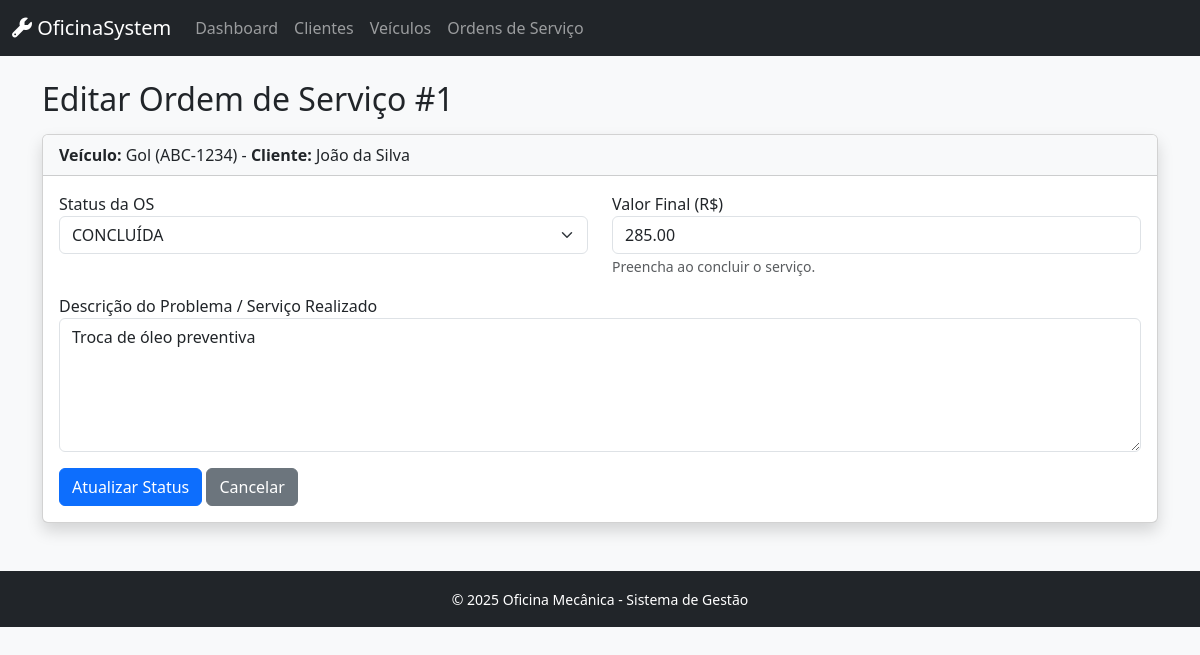
/index.php?controller=os&action=edit&id=1, run on the app's committed database.
### tables this page shows
CREATE TABLE ordens_servico (
    id_os INT AUTO_INCREMENT PRIMARY KEY,
    numero_os VARCHAR(20) UNIQUE NOT NULL,
    id_veiculo INT NOT NULL,
    data_abertura TIMESTAMP DEFAULT CURRENT_TIMESTAMP,
    data_conclusao DATETIME NULL,
    status ENUM('ABERTA', 'EM_ANDAMENTO', 'AGUARDANDO_PECAS', 'CONCLUIDA', 'CANCELADA') DEFAULT 'ABERTA',
    km_veiculo INT,
    defeito_relatado TEXT NOT NULL,
    observacoes TEXT,
    valor_total DECIMAL(10,2) DEFAULT 0.00,
    desconto DECIMAL(10,2) DEFAULT 0.00,
    valor_final DECIMAL(10,2) DEFAULT 0.00,
    FOREIGN KEY (id_veiculo) REFERENCES veiculos(id_veiculo),
    INDEX idx_numero_os (numero_os),
    INDEX idx_status (status),
    INDEX idx_data (data_abertura)
);

CREATE TABLE veiculos (
    id_veiculo INT AUTO_INCREMENT PRIMARY KEY,
    id_cliente INT NOT NULL,
    placa VARCHAR(8) UNIQUE NOT NULL,
    marca VARCHAR(50) NOT NULL,
    modelo VARCHAR(50) NOT NULL,
    ano INT NOT NULL,
    cor VARCHAR(30),
    km_atual INT DEFAULT 0,
    data_cadastro TIMESTAMP DEFAULT CURRENT_TIMESTAMP,
    FOREIGN KEY (id_cliente) REFERENCES clientes(id_cliente) ON DELETE CASCADE,
    INDEX idx_placa (placa),
    INDEX idx_cliente (id_cliente)
);

CREATE TABLE clientes (
    id_cliente INT AUTO_INCREMENT PRIMARY KEY,
    nome VARCHAR(100) NOT NULL,
    cpf VARCHAR(14) UNIQUE NOT NULL,
    telefone VARCHAR(15) NOT NULL,
    email VARCHAR(100),
    endereco VARCHAR(200),
    cidade VARCHAR(50),
    estado CHAR(2),
    data_cadastro TIMESTAMP DEFAULT CURRENT_TIMESTAMP,
    ativo BOOLEAN DEFAULT TRUE,
    INDEX idx_cpf (cpf),
    INDEX idx_nome (nome)
);

### config/Database.php (called while the page is built, shortened)
<?php
class Database {
    private $host = "localhost";
    private $db_name = "oficina_mecanica";
    private $username = "root";
    private $password = "SenaiSP";
    public function getConnection() {
        $this->conn = null;
        try {
            $this->conn = new PDO(
                "mysql:host=" . $this->host . ";dbname=" . $this->db_name . ";charset=utf8mb4",
                $this->username,
                $this->password
            );
            $this->conn->setAttribute(PDO::ATTR_ERRMODE, PDO::ERRMODE_EXCEPTION);
            $this->conn->setAttribute(PDO::ATTR_DEFAULT_FETCH_MODE, PDO::FETCH_ASSOC);
        } catch(PDOException $e) {
            echo "Erro de conexão: " . $e->getMessage();
        }
        return $this->conn;
    }
}

### models/OrdemServico.php (called while the page is built, shortened)
<?php
class OrdemServico {
    private $conn;
    private $table_name = "ordens_servico";
    public $id_os;
    public function __construct($db) {
        $this->conn = $db;
    }
    public function readOne() {
        $query = "SELECT os.*, v.placa, v.modelo, c.nome as nome_cliente
                  FROM " . $this->table_name . " os
                  JOIN veiculos v ON os.id_veiculo = v.id_veiculo
                  JOIN clientes c ON v.id_cliente = c.id_cliente
                  WHERE os.id_os = ? LIMIT 0,1";
        $stmt = $this->conn->prepare($query);
        $stmt->bindParam(1, $this->id_os);
        $stmt->execute();
        $row = $stmt->fetch(PDO::FETCH_ASSOC);
        if($row) {
            $this->status = $row['status'];
            $this->defeito_relatado = $row['defeito_relatado'];
            $this->valor_final = $row['valor_final'];
            $this->placa = $row['placa'];
            $this->modelo = $row['modelo'];
            $this->nome_cliente = $row['nome_cliente'];
            return true;
        }
        return false;
    }
}

### views/os/edit.php (the view, shortened to what this page needs)
<?php include ROOT_PATH . '/views/layouts/header.php'; ?>
<h2>Editar Ordem de Serviço #<?= $this->os->id_os ?></h2>
<div class="card shadow mt-3">
    <div class="card-header bg-light">
        <strong>Veículo:</strong> <?= $this->os->modelo ?> (<?= $this->os->placa ?>) -
        <strong>Cliente:</strong> <?= $this->os->nome_cliente ?>
    </div>
    <div class="card-body">
        <form action="index.php?controller=os&action=update" method="POST">
            <div class="row mb-3">
                <div class="col-md-6">
                    <label>Status da OS</label>
                    <select name="status" class="form-select" required>
                        <option value="CONCLUIDA" <?= $this->os->status == 'CONCLUIDA' ? 'selected' : '' ?>>CONCLUÍDA</option>
                    </select>
                </div>
                <div class="col-md-6">
                    <label>Valor Final (R$)</label>
                    <input type="number" step="0.01" name="valor_final" class="form-control" value="<?= $this->os->valor_final ?>">
                    <small class="text-muted">Preencha ao concluir o serviço.</small>
                </div>
            </div>
            <div class="mb-3">
                <label>Descrição do Problema / Serviço Realizado</label>
                <textarea name="defeito_relatado" class="form-control" rows="5" required><?= $this->os->defeito_relatado ?></textarea>
            </div>
            <button type="submit" class="btn btn-primary">Atualizar Status</button>
            <a href="index.php?controller=os&action=index" class="btn btn-secondary">Cancelar</a>
        </form>
    </div>
</div>
<?php include ROOT_PATH . '/views/layouts/footer.php'; ?>

### data on the page
ordens_servico: id_os "1", id_veiculo.modelo "Gol", id_veiculo.placa "ABC-1234", clientes.nome "João da Silva", status "CONCLUÍDA", valor_final "285.00", defeito_relatado "Troca de óleo preventiva"
